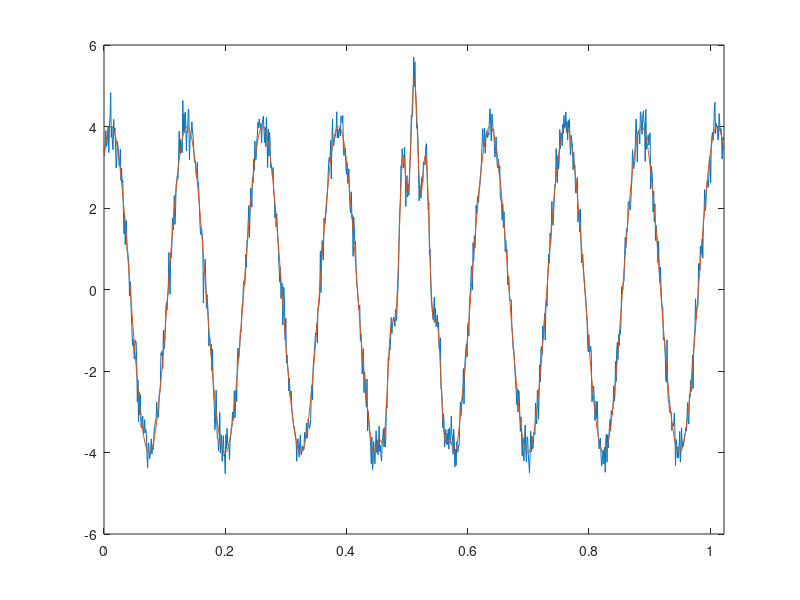

Write the MATLAB code that produced this figure. (Note: this script raises an error after producing the figure.)
%Test bed for basic masking signal algorithm development
clear all;close all
%% Set data recording parameters
Fs  = 1e3;%Sample rate
dt = 1/Fs;
Nsamp  = 2^10;%number of samples
Ts  = Nsamp/Fs;
t   = ([1:Nsamp]-1)/Fs;

%% Make data.  Start with basic Gabor wave packet riding on lower frequency sinusoid.

f0 = 50
f1 = 8;
Tsig = Ts/30;
t0 = Ts/2;
phi0 = 0;
A0 = .1;
A1 = 4;
SigNoise = A0*3;
x01 = A0/Tsig/sqrt(2*pi)*exp( -(t-t0).^2/Tsig^2/2).*...
    cos(2*pi*(f0.*(t-t0) + phi0));
x02 = A1*cos(2*pi*f1*(t-t0));
x0  =  x01 + x02;
    
    
x = x0 + SigNoise*randn(size(t));
figure;plot(t,x,t,x0)
xlim([min(t) max(t)]);


sig1 =  struct('val',x0,'period',dt);
cwtS1 = cwtft(sig1,'scales',1./[1:1:200]);
scales = cwtS1.scales;
MorletFourierFactor = 4*pi/(6+sqrt(2+6^2));
freq = 1./(scales.*MorletFourierFactor);
figure;imagesc(t,freq,abs(cwtS1.cfs));set(gca,'YDir','normal');
xlabel('time (sec)'); ylabel('Pseudo-frequency');
title('Morlet spectrogram')
% set(gca,'YTick',[0:10:150])
grid on
ylim([0 100])

%% Decompose with standard EMD
maxIMF = 4;
IMFx0 = emdos(x0,'method','emd');
figure;plot_imf(IMFx0(1:maxIMF,:),t,'x0')
IMFx = emdos(x,'method','emd');
figure;plot_imf(IMFx(1:maxIMF,:),t,'x0 + noise')
MSE(1) = sum((x01-IMFx(3,:)).^2)*dt;
%% Add a masking signal to bias amplitude of higher frequency component
As = 15*A0;
fm = f0
s = As*cos(2*pi*fm*(t-t0)+pi);
y0Plus = x0 + s;
y0Minus = x0 - s;
figure;plot(t,x0,t,y0Plus, t,y0Minus)
IMFy0Plus = emdos(y0Plus,'method','emd');
IMFy0Minus = emdos(y0Minus,'method','emd');
IMFy01 = zeros(size(IMFy0Plus));
IMFy01(1,:) = IMFy0Plus(1,:) - s;
IMFy01(2:end,:) = IMFy0Plus(2:end,:);
[rP cP] = size(IMFy0Plus);
[rM cM] = size(IMFy0Minus);
rmin = min([rP rM]);
IMFy02 = (IMFy0Plus(1:rmin,:) + IMFy0Minus(1:rmin,:))/2;

figure;plot_imf(IMFy01,t,'Masking1')
figure;plot_imf(IMFy02,t,'Masking2')

%% Masking in presence of noise
sig1 =  struct('val',x,'period',dt);
cwtS1 = cwtft(sig1,'scales',1./[1:1:200]);
scales = cwtS1.scales;
MorletFourierFactor = 4*pi/(6+sqrt(2+6^2));
freq = 1./(scales.*MorletFourierFactor);
figure;imagesc(t,freq,abs(cwtS1.cfs));set(gca,'YDir','normal');
xlabel('time (sec)'); ylabel('Pseudo-frequency');
title('Morlet spectrogram')
% set(gca,'YTick',[0:10:150])
grid on
ylim([0 100])


%plot multitaper spectrum
TW = 3;
Hs=spectrum.mtm(TW);
figure;psd(Hs,x,'Fs',Fs)

fNyq = Fs/2;
NFFT = 2^nextpow2(Nsamp); % Next power of 2 from length of y
W = 2*abs(fft(x,NFFT))/Nsamp;
f = fNyq*linspace(0,1,NFFT/2+1);
figure(2);semilogy(f, W(1:NFFT/2+1))
hold on
% Low-pass filter below burst frequency 
fp = (f0 + 10)/fNyq;fst = (f0 + 15)/fNyq;Ap = 1;Ast = 20;
h=fdesign.lowpass('Fp,Fst,Ap,Ast',fp,fst,Ap,Ast);
d=design(h,'equiripple'); %Lowpass FIR filter
y=filtfilt(d.Numerator,1,x); %zero-phase filtering
Y = 2*abs(fft(y,NFFT))/Nsamp;
figure(2);semilogy(f,Y(1:NFFT/2+1),'g');
IMFxFilt = emdos(y,'method','emd');
figure;plot_imf(IMFxFilt,t,'Low-pass Filtered')
MSE(2) = sum((x01-IMFxFilt(1,:)).^2)*dt;

yy = y + s;
IMFyMask = emdos(yy,'method','emd');
IMFyMask(1,:) = IMFyMask(1,:) - s;
figure;plot_imf(IMFyMask,t,'low-pass and Masked')
MSE(3) = sum((x01-IMFyMask(1,:)).^2)*dt;

fst1 = (f0 - 30)/fNyq;
fst2 = (f0 + 20)/fNyq;
fp1 = (f0 - 10)/fNyq;
fp2 = (f0 + 10)/fNyq;
Ast1 = 20;Ast2 = 8;Ap = 1;

h = fdesign.bandpass('Fst1,Fp1,Fp2,Fst2,Ast1,Ap,Ast2',fst1,fp1,fp2,fst2,Ast1,Ap,Ast2);
d=design(h,'FIR'); %bandpass FIR filter
yband=filtfilt(d.Numerator,1,y); %zero-phase filtering
MSE(4) = sum((x01-yband).^2)*dt;

Y = 2*abs(fft(yband,NFFT))/Nsamp;
figure(2);semilogy(f,Y(1:NFFT/2+1),'r');
hold off
legend('raw','low-pass','band-pass')
figure;plot(t,yband)
IMFxFilt = emdos(yband,'method','emd');
figure;plot_imf(IMFxFilt,t,'band-pass Filtered')
MSE(5) = sum((x01-IMFxFilt(1,:)).^2)*dt;

%% Compare with CEEMD
Nstd = .01*std(x,1); NR = 100; MaxIter = 20;
[CIMFy it] = ceemdan(x,Nstd,NR,MaxIter);
figure;plot_imf(CIMFy,t,'CEEMD')
[CIMFy it] = ceemdan(x0,Nstd,NR,MaxIter);
figure;plot_imf(CIMFy,t,'CEEMD')

